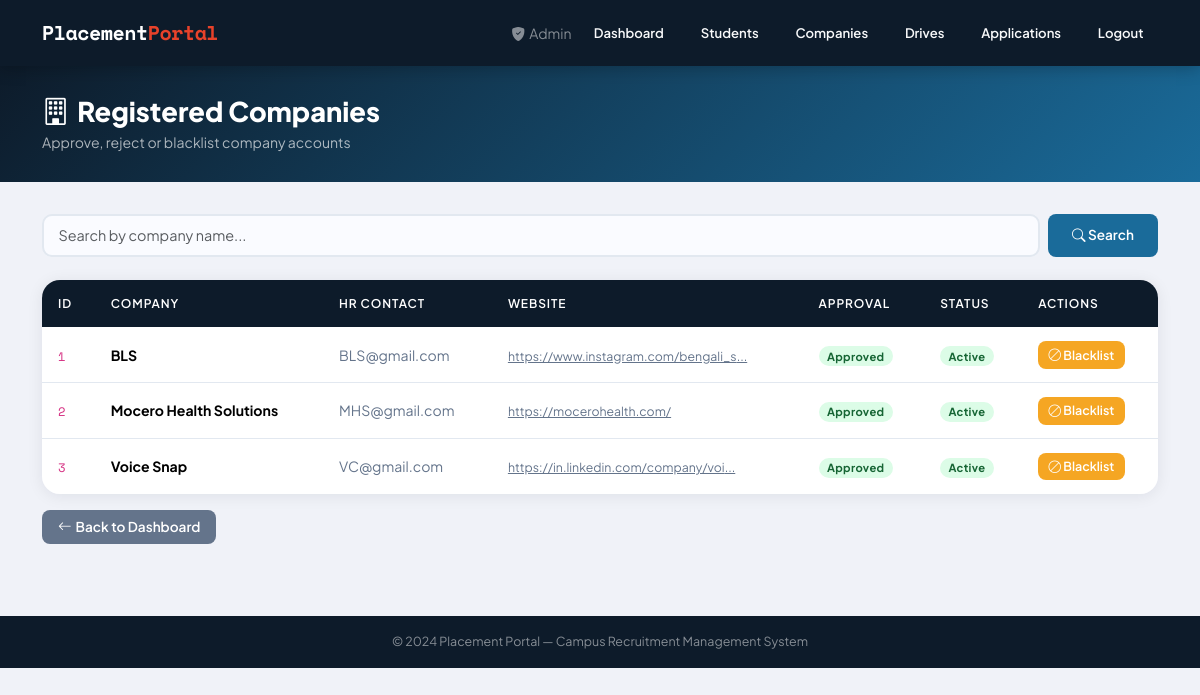
The app's page /admin/companies (signed in) with its own data.
### models.py (models this page shows)
class Company(db.Model):
    id = db.Column(db.Integer, primary_key=True)
    name = db.Column(db.String(100), unique=True)
    hr_contact = db.Column(db.String(100))
    website = db.Column(db.String(200))
    description = db.Column(db.String(500), nullable=True)
    password = db.Column(db.String(200))
    approved = db.Column(db.Boolean, default=False)
    blacklisted = db.Column(db.Boolean, default=False)
    created_at = db.Column(db.DateTime, default=datetime.utcnow)

### admin.py (the view)
@admin_bp.route("/companies")
def companies():
    if admin_required():
        return redirect("/")
    q = request.args.get("q", "").strip()
    if q:
        results = Company.query.filter(Company.name.ilike(f"%{q}%")).all()
    else:
        results = Company.query.all()
    return render_template("admin/companies.html", companies=results, q=q)

### admin.py (called while the page is built)
def admin_required():
    return "admin" not in session

### templates/admin/companies.html (shortened to what this page needs)
{% extends "base.html" %}
{% block content %}
<div class="page-header">
  <div class="container">
    <h1><i class="bi bi-building me-2"></i>Registered Companies</h1>
    <p>Approve, reject or blacklist company accounts</p>
  </div>
</div>
<div class="container pb-4">
  <form class="search-form" method="GET" action="/admin/companies">
    <input type="text" name="q" class="form-control" placeholder="Search by company name..." value="{{ q or '' }}">
    <button type="submit" class="btn btn-primary px-4"><i class="bi bi-search"></i> Search</button>
  </form>
  <div class="table-wrap">
    <div class="table-responsive">
    <table class="table">
      <thead>
        <tr><th>ID</th><th>Company</th><th>HR Contact</th><th>Website</th><th>Approval</th><th>Status</th><th>Actions</th></tr>
      </thead>
      <tbody>
        {% for c in companies %}
        <tr>
          <td><code class="mono">{{ c.id }}</code></td>
          <td><strong>{{ c.name }}</strong></td>
          <td class="text-muted small">{{ c.hr_contact }}</td>
          <td>
            {% if c.website %}
            <a href="{{ c.website }}" target="_blank" class="text-muted small">
              {{ c.website[:35] }}{% if c.website|length > 35 %}...{% endif %}
            </a>
            {% else %}—{% endif %}
          </td>
          <td>
            {% if c.approved %}<span class="badge b-approved">Approved</span>
            {% else %}<span class="badge b-pending">Pending</span>{% endif %}
          </td>
          <td>
            {% if c.blacklisted %}<span class="badge b-blacklist">Blacklisted</span>
            {% else %}<span class="badge b-approved">Active</span>{% endif %}
          </td>
          <td>
            <a href="/admin/blacklist_company/{{ c.id }}" class="btn btn-warning btn-sm"
               onclick="return confirm('Toggle blacklist for {{ c.name }}?')">
              {% if c.blacklisted %}<i class="bi bi-unlock-fill"></i> Unblock{% else %}<i class="bi bi-ban"></i> Blacklist{% endif %}
            </a>
          </td>
        </tr>
        {% else %}
        <tr><td colspan="7" class="text-center py-4 text-muted">No companies found.</td></tr>
        {% endfor %}
      </tbody>
    </table>
    </div>
  </div>
  <div class="mt-3"><a href="/admin/dashboard" class="btn btn-secondary"><i class="bi bi-arrow-left me-1"></i>Back to Dashboard</a></div>
</div>
{% endblock %}

### static/css/style.css (style rules this page uses)
:root { --primary: #0d1b2a; --secondary: #1b2838; --accent: #1a6b9a; --highlight: #e8422a; --success: #1db954; --warning: #f5a623; --danger: #c0392b; --info: #2980b9; --light-bg: #f0f2f8; --card-bg: #ffffff; --text-main: #0d1b2a; --text-muted: #64748b; --border: #e2e8f0; --shadow: 0 2px 16px rgba(13,27,42,0.08); --shadow-lg: 0 8px 32px rgba(13,27,42,0.15); --radius: 12px; --radius-lg: 18px; }
*, *::before, *::after { box-sizing: border-box; margin: 0; padding: 0; }
body { font-family: 'Plus Jakarta Sans', sans-serif; background: var(--light-bg); color: var(--text-main); min-height: 100vh; line-height: 1.6; }
.page-header { background: linear-gradient(135deg, var(--primary) 0%, var(--accent) 100%); color: #fff; padding: 1.8rem 0; margin-bottom: 2rem; }
.page-header h1 { font-size: 1.7rem; font-weight: 800; margin-bottom: 0.2rem; }
.page-header p { opacity: 0.65; font-size: 0.88rem; margin: 0; }
.table-wrap { border-radius: var(--radius-lg); overflow: hidden; box-shadow: var(--shadow); }
.table { margin-bottom: 0; border-collapse: collapse; }
.table thead th { background: var(--primary); color: #fff; font-weight: 600; font-size: 0.75rem; text-transform: uppercase; letter-spacing: 0.9px; padding: 0.9rem 1rem; border: none; }
.table tbody td { padding: 0.85rem 1rem; border-bottom: 1px solid var(--border); vertical-align:middle; font-size:0.88rem; }
.table tbody tr:last-child td { border-bottom: none; }
.badge { font-size:0.7rem; padding:0.38em 0.75em; border-radius:20px; font-weight:700; letter-spacing:0.3px; }
.b-approved { background:#dcfce7; color:#166534; }
.btn { border-radius:8px; font-weight:600; font-size:0.85rem; padding:0.42rem 1rem; transition:all 0.18s; border:none; }
.btn-primary { background:var(--accent); color:#fff; }
.btn-warning { background:var(--warning); color:#fff; }
.btn-secondary { background:#64748b; color:#fff; }
.btn-sm { padding:0.28rem 0.65rem; font-size:0.78rem; }
.form-control, .form-select { border: 2px solid var(--border); border-radius:10px; padding:0.55rem 0.9rem; font-size:0.9rem; transition:border-color 0.2s, box-shadow 0.2s; background:#fafbff; font-family:inherit; }
.search-form { display:flex; gap:0.5rem; margin-bottom:1.4rem; }
.search-form .form-control { flex:1; }
.text-muted { color:var(--text-muted) !important; }
.mono { font-family:'Space Mono',monospace; }

### records on screen
Company: id "1", name "BLS", hr_contact "BLS@gmail.com", website "https://www.instagram.com/bengali_s", approved "Approved", blacklisted "Active"
Company: id "2", name "Mocero Health Solutions", hr_contact "MHS@gmail.com", website "https://mocerohealth.com/", approved "Approved", blacklisted "Active"
Company: id "3", name "Voice Snap", hr_contact "VC@gmail.com", website "https://in.linkedin.com/company/voi", approved "Approved", blacklisted "Active"
